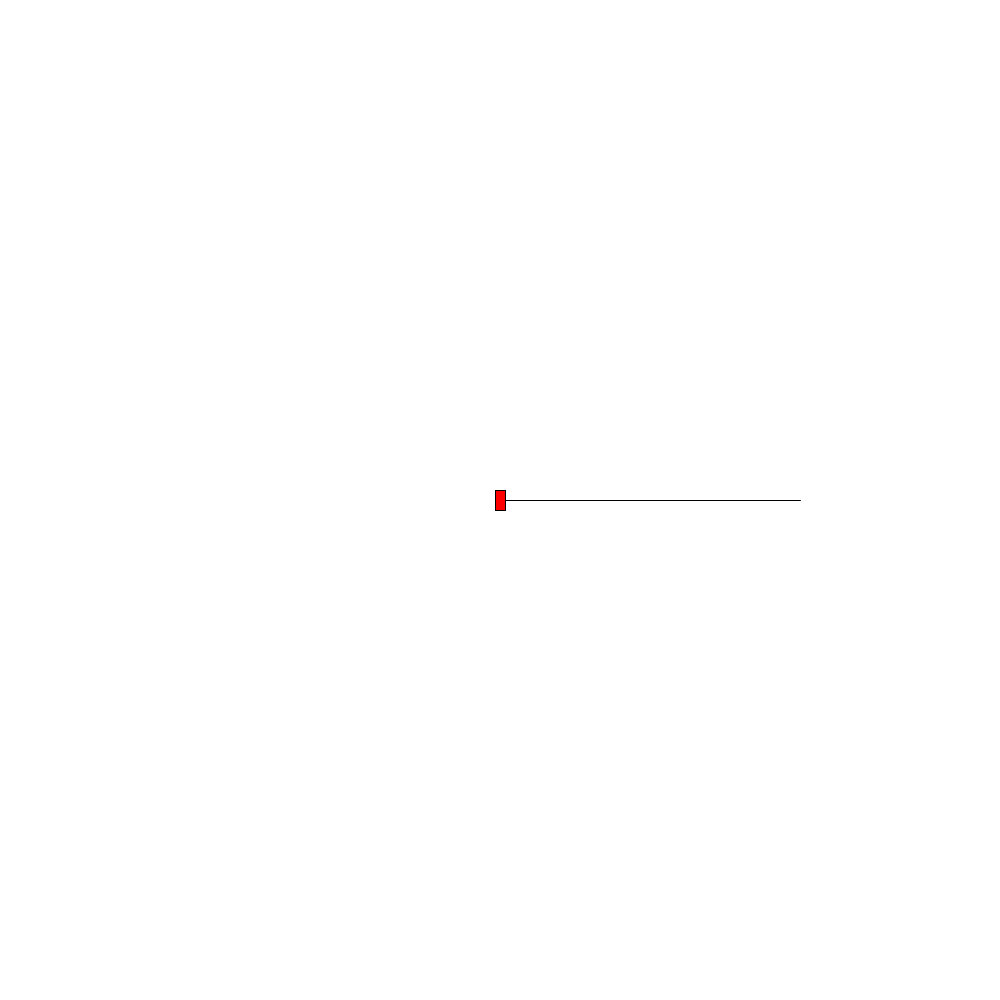
Frame 1 (no input)
Frame 60 (the mouse pressed at the canvas centre just before this capture): identical to frame 1, image omitted
Frame 120 (the mouse held since frame 60 and released just before this capture): identical to frame 1, image omitted

The Processing sketch that drew this single still picture (run headless with seeded random() and noise(); from frame 60 on, the mouse is pressed at the canvas centre):

// Processing sketch: slider
// ── slider.pde
 SLID test = new SLID (500,500,300,20,60);

void setup(){
 rectMode(CENTER);
 fill(255,0,0);
 size (1000,1000);
}

void draw(){
  background(255);
  if(test.touch() == true){
    test.stick();
  }
  test.display();
}



class SLID{
  
  int y;
  int start;
  int len;
  
  float value;
  float max;
  float min;
  float c;
  float s;
  
  boolean touched;
  
  SLID (int tstart, int ty, int tlen, float tmin, float tmax) {
    y = ty;
    start = tstart;
    len = tlen;
    min = tmin;
    max = tmax;
  
    value = tmin;
    touched = false;
    
    c = tstart - tmin*tlen/(tmax - tmin);
    s = tlen/(tmax-tmin);
  }
  
  boolean touch() {
    return touched;
  }
  
  void grab(){
    if (mouseX > start && mouseX < start+len && mouseY > y-10 && mouseY < y+10){
    touched = true; 
    }
  }
  
  void drop(){
    touched = false;
  }
  
  void display() {
    line(start,y,start+len,y);
    rect(value*s + c, y, 10, 20);
  }
  
  void stick() {
    if(mouseX > start && mouseX < start+len){
      value = (mouseX-start)/s +min;
    }
    if(mouseX < start){
      value = min;
    }
    if(mouseX > start + len){
      value = max; 
    }
  }   
  
 
  
}

void mousePressed() {
  test.grab();
}

void mouseReleased() {
  test.drop();
}
